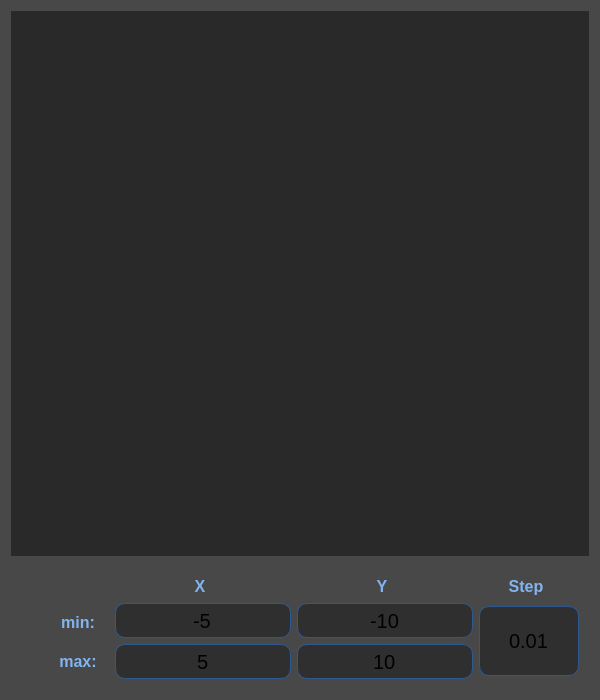
<?xml version="1.0" encoding="UTF-8"?>
<ui version="4.0">
 <class>Plot</class>
 <widget class="QWidget" name="Plot">
  <property name="geometry">
   <rect>
    <x>0</x>
    <y>0</y>
    <width>600</width>
    <height>700</height>
   </rect>
  </property>
  <property name="windowTitle">
   <string>Form</string>
  </property>
  <property name="styleSheet">
   <string notr="true">QWidget {
  background-color: rgba(10, 10, 10, 0.5);
}</string>
  </property>
  <layout class="QGridLayout" name="gridLayout_2">
   <item row="0" column="0">
    <widget class="QCustomPlot" name="PlotWidget" native="true"/>
   </item>
   <item row="1" column="0" alignment="Qt::AlignRight">
    <widget class="QFrame" name="frame">
     <property name="sizePolicy">
      <sizepolicy hsizetype="Expanding" vsizetype="Fixed">
       <horstretch>0</horstretch>
       <verstretch>0</verstretch>
      </sizepolicy>
     </property>
     <property name="styleSheet">
      <string notr="true">QFrame {
  background-color: rgba(0, 0, 0, 0.0);
}</string>
     </property>
     <property name="frameShape">
      <enum>QFrame::StyledPanel</enum>
     </property>
     <property name="frameShadow">
      <enum>QFrame::Raised</enum>
     </property>
     <layout class="QGridLayout" name="gridLayout">
      <item row="1" column="1">
       <widget class="QLineEdit" name="x_beg">
        <property name="sizePolicy">
         <sizepolicy hsizetype="Expanding" vsizetype="Fixed">
          <horstretch>0</horstretch>
          <verstretch>0</verstretch>
         </sizepolicy>
        </property>
        <property name="minimumSize">
         <size>
          <width>0</width>
          <height>35</height>
         </size>
        </property>
        <property name="maximumSize">
         <size>
          <width>200</width>
          <height>35</height>
         </size>
        </property>
        <property name="font">
         <font>
          <pointsize>-1</pointsize>
          <bold>false</bold>
         </font>
        </property>
        <property name="styleSheet">
         <string notr="true">QLineEdit {
  border-radius: 10px;
  background-color:  rgb(47, 47, 47);
  border: 1px solid rgba(40, 100, 180, 0.7);
  font-size: 20px;
}</string>
        </property>
        <property name="text">
         <string>-5</string>
        </property>
        <property name="alignment">
         <set>Qt::AlignCenter</set>
        </property>
        <property name="placeholderText">
         <string>X: domain begin</string>
        </property>
       </widget>
      </item>
      <item row="2" column="2">
       <widget class="QLineEdit" name="y_end">
        <property name="sizePolicy">
         <sizepolicy hsizetype="Expanding" vsizetype="Fixed">
          <horstretch>0</horstretch>
          <verstretch>0</verstretch>
         </sizepolicy>
        </property>
        <property name="minimumSize">
         <size>
          <width>0</width>
          <height>35</height>
         </size>
        </property>
        <property name="maximumSize">
         <size>
          <width>200</width>
          <height>35</height>
         </size>
        </property>
        <property name="font">
         <font>
          <pointsize>-1</pointsize>
         </font>
        </property>
        <property name="styleSheet">
         <string notr="true">QLineEdit {
  border-radius: 10px;
  background-color:  rgb(47, 47, 47);
  border: 1px solid rgba(40, 100, 180, 0.7);
  font-size: 20px;
}</string>
        </property>
        <property name="text">
         <string>10</string>
        </property>
        <property name="alignment">
         <set>Qt::AlignCenter</set>
        </property>
        <property name="placeholderText">
         <string>Y: domain end</string>
        </property>
       </widget>
      </item>
      <item row="1" column="2">
       <widget class="QLineEdit" name="y_beg">
        <property name="sizePolicy">
         <sizepolicy hsizetype="Expanding" vsizetype="Fixed">
          <horstretch>0</horstretch>
          <verstretch>0</verstretch>
         </sizepolicy>
        </property>
        <property name="minimumSize">
         <size>
          <width>0</width>
          <height>35</height>
         </size>
        </property>
        <property name="maximumSize">
         <size>
          <width>200</width>
          <height>35</height>
         </size>
        </property>
        <property name="font">
         <font>
          <pointsize>-1</pointsize>
         </font>
        </property>
        <property name="styleSheet">
         <string notr="true">QLineEdit {
  border-radius: 10px;
  background-color:  rgb(47, 47, 47);
  border: 1px solid rgba(40, 100, 180, 0.7);
  font-size: 20px;
}</string>
        </property>
        <property name="text">
         <string>-10</string>
        </property>
        <property name="alignment">
         <set>Qt::AlignCenter</set>
        </property>
        <property name="placeholderText">
         <string>Y: domain begin</string>
        </property>
       </widget>
      </item>
      <item row="0" column="2" alignment="Qt::AlignHCenter">
       <widget class="QLabel" name="y_info">
        <property name="sizePolicy">
         <sizepolicy hsizetype="Expanding" vsizetype="Fixed">
          <horstretch>0</horstretch>
          <verstretch>0</verstretch>
         </sizepolicy>
        </property>
        <property name="minimumSize">
         <size>
          <width>57</width>
          <height>25</height>
         </size>
        </property>
        <property name="maximumSize">
         <size>
          <width>57</width>
          <height>20</height>
         </size>
        </property>
        <property name="font">
         <font>
          <pointsize>-1</pointsize>
          <bold>true</bold>
         </font>
        </property>
        <property name="styleSheet">
         <string notr="true">QLabel {
  background-color: rgba(0, 0, 0, 0.0);
  padding-right: 5px;
  color: rgb(130, 180, 240);
  font-size: 16px;
}</string>
        </property>
        <property name="text">
         <string>Y</string>
        </property>
        <property name="alignment">
         <set>Qt::AlignCenter</set>
        </property>
       </widget>
      </item>
      <item row="2" column="1">
       <widget class="QLineEdit" name="x_end">
        <property name="sizePolicy">
         <sizepolicy hsizetype="Expanding" vsizetype="Fixed">
          <horstretch>0</horstretch>
          <verstretch>0</verstretch>
         </sizepolicy>
        </property>
        <property name="minimumSize">
         <size>
          <width>0</width>
          <height>35</height>
         </size>
        </property>
        <property name="maximumSize">
         <size>
          <width>200</width>
          <height>35</height>
         </size>
        </property>
        <property name="font">
         <font>
          <pointsize>-1</pointsize>
         </font>
        </property>
        <property name="styleSheet">
         <string notr="true">QLineEdit {
  border-radius: 10px;
  background-color:  rgb(47, 47, 47);
  border: 1px solid rgba(40, 100, 180, 0.7);
  font-size: 20px;
}</string>
        </property>
        <property name="text">
         <string>5</string>
        </property>
        <property name="alignment">
         <set>Qt::AlignCenter</set>
        </property>
        <property name="placeholderText">
         <string>X: domain end</string>
        </property>
       </widget>
      </item>
      <item row="2" column="0">
       <widget class="QLabel" name="max_info">
        <property name="sizePolicy">
         <sizepolicy hsizetype="Expanding" vsizetype="Fixed">
          <horstretch>0</horstretch>
          <verstretch>0</verstretch>
         </sizepolicy>
        </property>
        <property name="minimumSize">
         <size>
          <width>57</width>
          <height>25</height>
         </size>
        </property>
        <property name="maximumSize">
         <size>
          <width>57</width>
          <height>25</height>
         </size>
        </property>
        <property name="font">
         <font>
          <pointsize>-1</pointsize>
          <bold>true</bold>
         </font>
        </property>
        <property name="styleSheet">
         <string notr="true">QLabel {
  background-color: rgba(0, 0, 0, 0.0);
  padding-right: 5px;
  color: rgb(130, 180, 240);
  font-size: 16px;
}</string>
        </property>
        <property name="text">
         <string>max:</string>
        </property>
        <property name="alignment">
         <set>Qt::AlignCenter</set>
        </property>
       </widget>
      </item>
      <item row="1" column="0">
       <widget class="QLabel" name="min_info">
        <property name="sizePolicy">
         <sizepolicy hsizetype="Expanding" vsizetype="Preferred">
          <horstretch>0</horstretch>
          <verstretch>0</verstretch>
         </sizepolicy>
        </property>
        <property name="minimumSize">
         <size>
          <width>57</width>
          <height>25</height>
         </size>
        </property>
        <property name="maximumSize">
         <size>
          <width>57</width>
          <height>20</height>
         </size>
        </property>
        <property name="font">
         <font>
          <pointsize>-1</pointsize>
          <bold>true</bold>
         </font>
        </property>
        <property name="styleSheet">
         <string notr="true">QLabel {
  background-color: rgba(0, 0, 0, 0.0);
  padding-right: 5px;
  color: rgb(130, 180, 240);
  font-size: 16px;
}</string>
        </property>
        <property name="text">
         <string>min:</string>
        </property>
        <property name="alignment">
         <set>Qt::AlignCenter</set>
        </property>
       </widget>
      </item>
      <item row="0" column="1" alignment="Qt::AlignHCenter">
       <widget class="QLabel" name="x_info">
        <property name="sizePolicy">
         <sizepolicy hsizetype="Expanding" vsizetype="Fixed">
          <horstretch>0</horstretch>
          <verstretch>0</verstretch>
         </sizepolicy>
        </property>
        <property name="minimumSize">
         <size>
          <width>57</width>
          <height>25</height>
         </size>
        </property>
        <property name="maximumSize">
         <size>
          <width>57</width>
          <height>20</height>
         </size>
        </property>
        <property name="font">
         <font>
          <pointsize>-1</pointsize>
          <bold>true</bold>
         </font>
        </property>
        <property name="styleSheet">
         <string notr="true">QLabel {
  background-color: rgba(0, 0, 0, 0.0);
  padding-right: 5px;
  color: rgb(130, 180, 240);
  font-size: 16px;
}</string>
        </property>
        <property name="text">
         <string>X</string>
        </property>
        <property name="alignment">
         <set>Qt::AlignCenter</set>
        </property>
       </widget>
      </item>
      <item row="1" column="3" rowspan="2">
       <widget class="QLineEdit" name="step">
        <property name="sizePolicy">
         <sizepolicy hsizetype="Expanding" vsizetype="Fixed">
          <horstretch>0</horstretch>
          <verstretch>0</verstretch>
         </sizepolicy>
        </property>
        <property name="minimumSize">
         <size>
          <width>100</width>
          <height>50</height>
         </size>
        </property>
        <property name="maximumSize">
         <size>
          <width>100</width>
          <height>70</height>
         </size>
        </property>
        <property name="font">
         <font>
          <pointsize>-1</pointsize>
         </font>
        </property>
        <property name="styleSheet">
         <string notr="true">QLineEdit {
  border-radius: 10px;
  background-color:  rgb(47, 47, 47);
  border: 1px solid rgba(40, 100, 180, 0.7);
  font-size: 20px;
}</string>
        </property>
        <property name="text">
         <string>0.01</string>
        </property>
        <property name="alignment">
         <set>Qt::AlignCenter</set>
        </property>
        <property name="placeholderText">
         <string>Set step</string>
        </property>
       </widget>
      </item>
      <item row="0" column="3" alignment="Qt::AlignHCenter">
       <widget class="QLabel" name="info_label_step">
        <property name="sizePolicy">
         <sizepolicy hsizetype="Expanding" vsizetype="Fixed">
          <horstretch>0</horstretch>
          <verstretch>0</verstretch>
         </sizepolicy>
        </property>
        <property name="minimumSize">
         <size>
          <width>57</width>
          <height>25</height>
         </size>
        </property>
        <property name="maximumSize">
         <size>
          <width>57</width>
          <height>20</height>
         </size>
        </property>
        <property name="font">
         <font>
          <pointsize>-1</pointsize>
          <bold>true</bold>
         </font>
        </property>
        <property name="styleSheet">
         <string notr="true">QLabel {
  background-color: rgba(0, 0, 0, 0.0);
  padding-right: 5px;
  color: rgb(130, 180, 240);
  font-size: 16px;
}</string>
        </property>
        <property name="text">
         <string>Step</string>
        </property>
        <property name="alignment">
         <set>Qt::AlignCenter</set>
        </property>
       </widget>
      </item>
     </layout>
    </widget>
   </item>
  </layout>
 </widget>
 <customwidgets>
  <customwidget>
   <class>QCustomPlot</class>
   <extends>QWidget</extends>
   <header>qcustomplot.h</header>
   <container>1</container>
  </customwidget>
 </customwidgets>
 <resources/>
 <connections/>
</ui>
